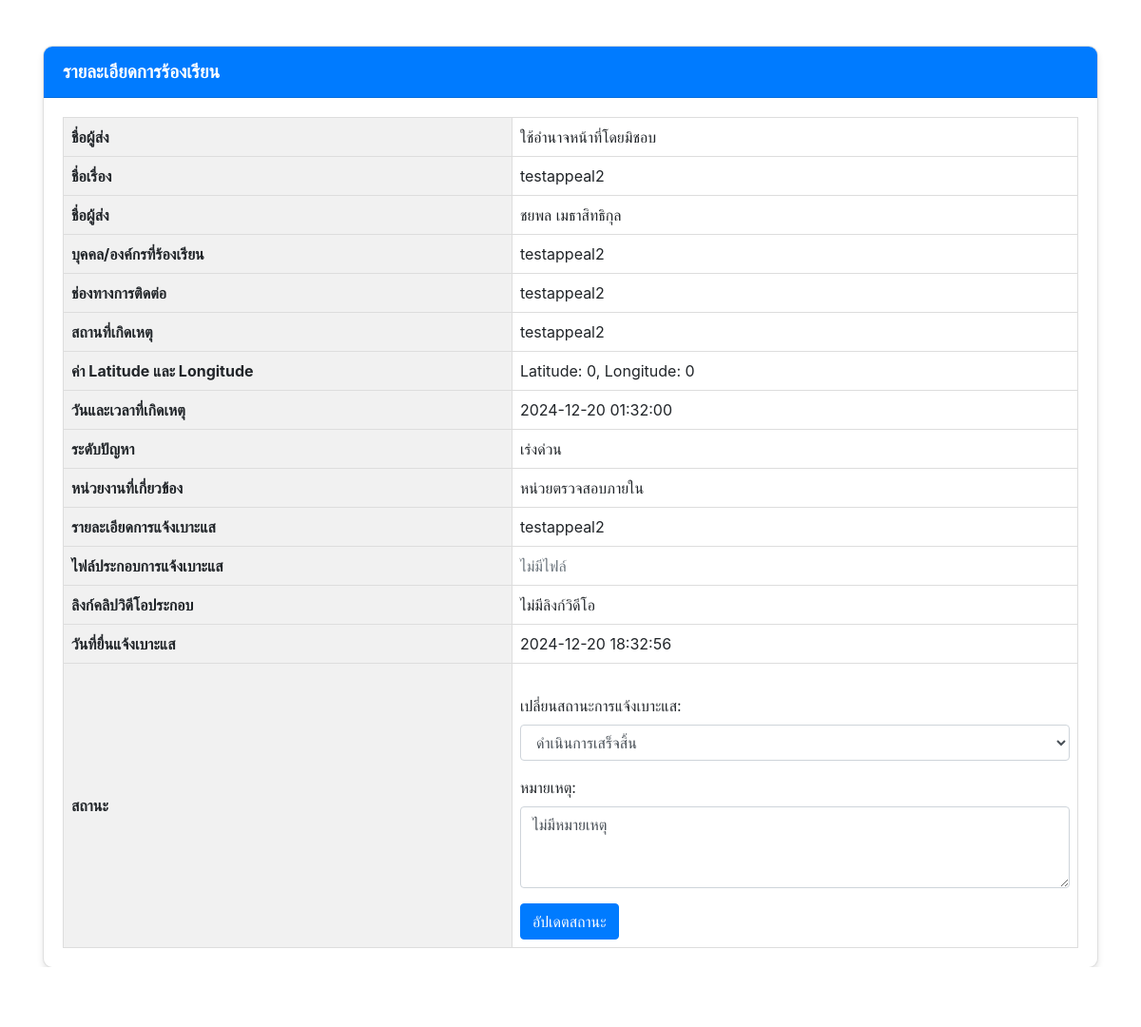
Page /admin_appeal_datail.php?id=119 (signed in) on the committed database.
### tables this page shows
CREATE TABLE `appeals` (
  `id` int(11) NOT NULL,
  `user_id` int(11) NOT NULL,
  `report_subject` varchar(255) NOT NULL,
  `category` enum('ทุจริตทางการเงิน','ทุจริตในโครงการ','ใช้อำนาจหน้าที่โดยมิชอบ','การเลือกปฏิบัติ','อื่น ๆ','ไม่ทราบหมวดหมู่') DEFAULT NULL,
  `report_person` varchar(255) DEFAULT NULL,
  `contact_phone` varchar(100) DEFAULT NULL,
  `contact_location` varchar(255) DEFAULT NULL,
  `latitude` float DEFAULT NULL,
  `longitude` float DEFAULT NULL,
  `incident_date` date DEFAULT NULL,
  `incident_time` time DEFAULT NULL,
  `problem_level` varchar(50) DEFAULT NULL,
  `department` enum('เทศบาลเมือง','สำนักปลัดเทศบาลเมือง','กองคลัง','กองช่าง','กองการศึกษา','กองสาธารณสุข','กองสวัสดิการสังคม','กองยุทธศาสตร์','กองการเจ้าหน้าที่','หน่วยตรวจสอบภายใน','หน่วยงานอื่นๆ','ไม่ทราบหน่วยงาน') DEFAULT NULL,
  `complaint_description` text DEFAULT NULL,
  `complaint_file` longblob DEFAULT NULL,
  `submitted_at` timestamp NOT NULL DEFAULT current_timestamp(),
  `status` enum('ยังไม่ดำเนินการ','กำลังดำเนินการ','ดำเนินการเสร็จสิ้น') DEFAULT 'ยังไม่ดำเนินการ',
  `note` text DEFAULT NULL,
  `video_link` varchar(255) DEFAULT NULL
);

### admin_appeal_datail.php (the view, shortened to what this page needs)
<?php
include 'db_web.php';
$complaint_id = isset($_GET['id']) ? (int)$_GET['id'] : 0;
$sql = "SELECT
            c.id,
            c.user_id,
            c.report_subject,
            c.category,
            c.report_person,
            c.contact_phone,
            c.contact_location,
            c.latitude,
            c.longitude,
            c.incident_date,
            c.incident_time,
            c.problem_level,
            c.department,
            c.complaint_description,
            c.complaint_file,
            c.submitted_at,
            c.status,
            c.note,
            c.video_link,
            CONCAT(u.first_name, ' ', u.last_name) AS admin_name,
            u.department AS admin_department,
            CONCAT(usr.first_name, ' ', usr.last_name) AS user_name,
            logs.changed_at AS status_changed_at
        FROM appeals AS c
        LEFT JOIN status_change_logs AS logs ON c.id = logs.complaint_id
        LEFT JOIN user AS u ON logs.changed_by = u.user_id
        LEFT JOIN user AS usr ON c.user_id = usr.user_id
        WHERE c.id = ?
        ORDER BY logs.changed_at DESC
        LIMIT 1";
$complaint_details = [];
if ($stmt = $conn->prepare($sql)) {
    $stmt->bind_param("i", $complaint_id);
    $stmt->execute();
    $stmt->bind_result(
        $id, $user_id,$report_subject, $category, $report_person, $contact_phone, $contact_location,
        $latitude, $longitude, $incident_date, $incident_time, $problem_level,
        $department, $complaint_description, $complaint_file, $submitted_at, $status, $note,  $video_link,
        $admin_name, $admin_department,$user_name, $status_changed_at
    );
    if ($stmt->fetch()) {
        $complaint_details = [
            'id' => $id,
            'user_id' => $user_id,
            'user_name' => $user_name,
            'report_subject' => $report_subject,
            'category' => $category,
            'report_person' => $report_person,
            'contact_phone' => $contact_phone,
            'contact_location' => $contact_location,
            'latitude' => $latitude,
            'longitude' => $longitude,
            'incident_date' => $incident_date,
            'incident_time' => $incident_time,
            'problem_level' => $problem_level,
            'department' => $department,
            'complaint_description' => $complaint_description,
            'complaint_file' => $complaint_file,
            'submitted_at' => $submitted_at,
            'status' => $status,
            'note' => $note,
            'video_link' => $video_link,
            'admin_name' => $admin_name,
            'admin_department' => $admin_department,
            'status_changed_at' => $status_changed_at
        ];
    } else {
        echo "<p class='text-center text-danger'>Complaint not found.</p>";
    }
} else {
    echo "<p class='text-center text-danger'>Error preparing the SQL query: " . $conn->error . "</p>";
}
?>
<!DOCTYPE html>
<html lang="th">
<head>
    <link href="https://stackpath.bootstrapcdn.com/bootstrap/4.5.2/css/bootstrap.min.css" rel="stylesheet">
</head>
<body>
<div class="container mt-5">
    <div class="card">
        <div class="card-header">
            รายละเอียดการร้องเรียน
        </div>
        <div class="card-body">
            <?php if (!empty($complaint_details)): ?>
                <table>
                    <tr>
                        <th>ชื่อผู้ส่ง</th>
                        <td><?= htmlspecialchars($complaint_details['category']) ?></td>
                    </tr>
                    <tr>
                        <th>ชื่อเรื่อง</th>
                        <td><?= htmlspecialchars($complaint_details['report_subject']) ?></td>
                    </tr>
                    <tr>
                        <th>ชื่อผู้ส่ง</th>
                        <td><?= htmlspecialchars($complaint_details['user_name']) ?></td>
                    </tr>
                    <tr>
                        <th>บุคคล/องค์กรที่ร้องเรียน</th>
                        <td><?= htmlspecialchars($complaint_details['report_person']) ?></td>
                    </tr>
                    <tr>
                        <th>ช่องทางการติดต่อ</th>
                        <td><?= htmlspecialchars($complaint_details['contact_phone']) ?></td>
                    </tr>
                    <tr>
                        <th>สถานที่เกิดเหตุ</th>
                        <td><?= htmlspecialchars($complaint_details['contact_location']) ?></td>
                    </tr>
                    <tr>
                        <th>ค่า Latitude และ Longitude</th>
                        <td>Latitude: <?= htmlspecialchars($complaint_details['latitude']) ?>, Longitude: <?= htmlspecialchars($complaint_details['longitude']) ?></td>
                    </tr>
                    <tr>
                        <th>วันและเวลาที่เกิดเหตุ</th>
                        <td><?= htmlspecialchars($complaint_details['incident_date']) ?> <?= htmlspecialchars($complaint_details['incident_time']) ?></td>
                    </tr>
                    <tr>
                        <th>ระดับปัญหา</th>
                        <td><?= htmlspecialchars($complaint_details['problem_level']) ?></td>
                    </tr>
                    <tr>
                        <th>หน่วยงานที่เกี่ยวข้อง</th>
                        <td><?= htmlspecialchars($complaint_details['department']) ?></td>
                    </tr>
                    <tr>
                        <th>รายละเอียดการแจ้งเบาะแส</th>
                        <td><?= htmlspecialchars($complaint_details['complaint_description']) ?></td>
                    </tr>
                    <tr>
                        <th>ไฟล์ประกอบการแจ้งเบาะแส</th>
                        <td>
                            <?php if (!empty($complaint_details['complaint_file'])): ?>
                                <a href="<?= htmlspecialchars($complaint_details['complaint_file']) ?>" class="btn btn-download btn-sm" download>
                                    ดาวน์โหลดไฟล์
                                </a>
                            <?php else: ?>
                                <span class="text-muted">ไม่มีไฟล์</span>
                            <?php endif; ?>
                        </td>
                    </tr>
                    <tr>
                        <th>ลิงก์คลิปวิดีโอประกอบ</th>
                        <td>
                            <?php if (!empty($complaint_details['video_link'])): ?>
                                <a href="<?= htmlspecialchars($complaint_details['video_link']) ?>" target="_blank">
                                    <?= htmlspecialchars($complaint_details['video_link']) ?>
                                </a>
                            <?php else: ?>
                                ไม่มีลิงก์วิดีโอ
                            <?php endif; ?>
                        </td>
                    </tr>
                    <tr>
                        <th>วันที่ยื่นแจ้งเบาะแส</th>
                        <td><?= htmlspecialchars($complaint_details['submitted_at']) ?></td>
                    </tr>
                    <tr>
                            <th>สถานะ</th>
                            <td>
                                <form method="POST" class="mt-4">
                                    <div class="form-group">
                                        <label for="status">เปลี่ยนสถานะการแจ้งเบาะแส:</label>
                                        <select name="status" id="status" class="form-control">
                                            <option value="ดำเนินการเสร็จสิ้น" <?= $complaint_details['status'] == 'ดำเนินการเสร็จสิ้น' ? 'selected' : '' ?>>ดำเนินการเสร็จสิ้น</option>
                                        </select>
                                    </div>
                                    <div class="form-group">
                                        <label for="note">หมายเหตุ:</label>
                                        <textarea name="note" id="note" class="form-control" rows="3"><?= !empty($complaint_details['note']) ? htmlspecialchars($complaint_details['note']) : 'ไม่มีหมายเหตุ' ?></textarea>
                                    </div>
                                    <button type="submit" name="update_status" class="btn btn-primary">อัปเดตสถานะ</button>
                                </form>
                            </td>
                        </tr>
                </table>
            <?php else: ?>
                <p class="text-center text-danger">ไม่พบข้อมูลการแจ้งเบาะแส</p>
            <?php endif; ?>
        </div>
    </div>
    <div class="text-center mt-4">
        <button onclick="goBackWithUserId();" class="btn btn-back">ย้อนกลับ</button>
    </div>
</div>
</body>
</html>

### admin_appeal_datail.php (style rules this page uses)
body { background-image: url('img/BACK2.png'); background-size: cover; background-attachment: fixed; background-position: center; }
.card { box-shadow: 0px 4px 6px rgba(0, 0, 0, 0.1); border-radius: 10px; overflow: hidden; }
.card-header { background-color: #007bff; color: #fff; font-size: 1.2rem; font-weight: bold; }
.btn-back { background-color: #6c757d; border-color: #6c757d; color: #fff; }
.card-body table { width: 100%; border-collapse: collapse; }
.card-body table, th, td { border: 1px solid #ddd; }
th, td { padding: 8px; text-align: left; }
th { background-color: #f1f1f1; }

### rows in the picture
appeals: category "ใช้อำนาจหน้าที่โดยมิชอบ", report_subject "testappeal2", report_person "testappeal2", contact_phone "testappeal2", contact_location "testappeal2", latitude "0", longitude "0", incident_date "2024-12-20", incident_time "01:32:00", problem_level "เร่งด่วน", department "หน่วยตรวจสอบภายใน", complaint_description "testappeal2", submitted_at "2024-12-20 18:32:56", status "ดำเนินการเสร็จสิ้น", note "ไม่มีหมายเหตุ"

### other values in the picture
$complaint_details['user_name'] "ชยพล เมธาสิทธิกุล"
